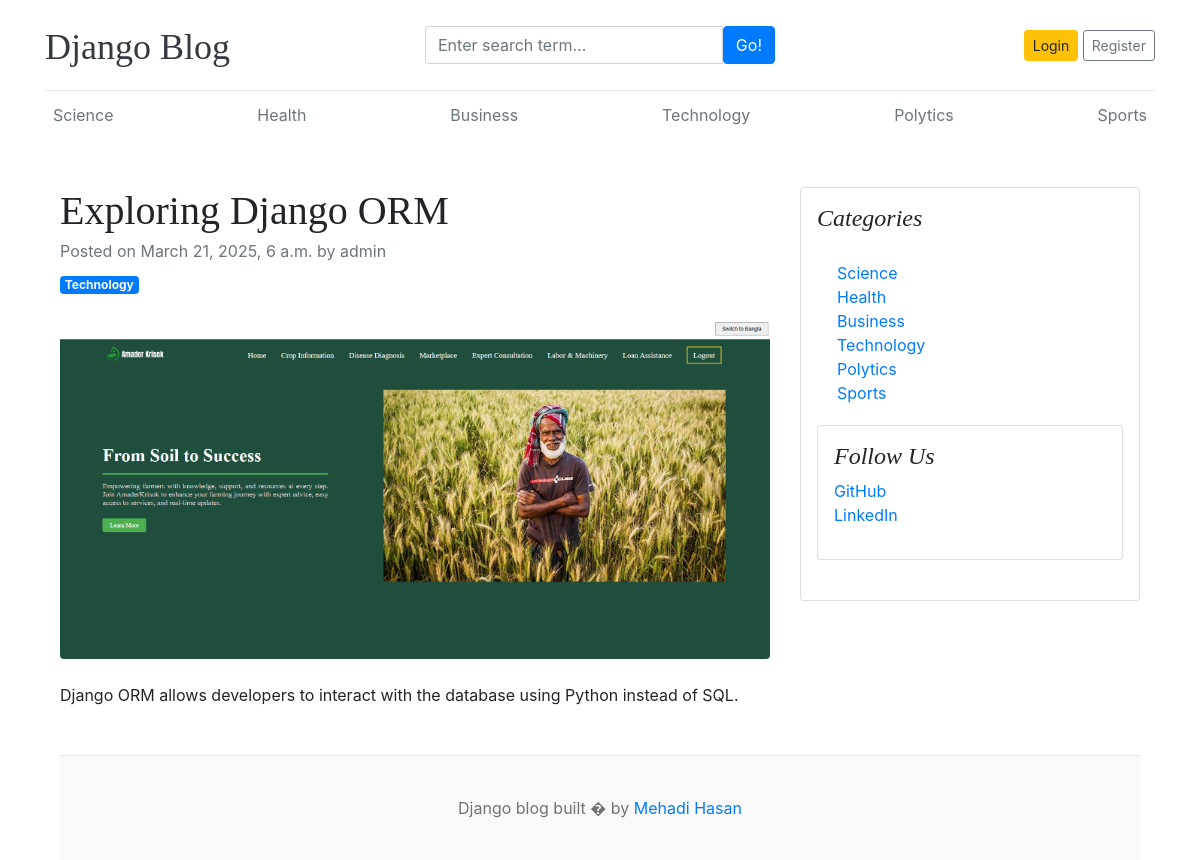
The page /single_blog/exploring-django-orm on the database its author committed.
### blog/models.py (models this page shows, shortened)
class Category(models.Model):
    category_name = models.CharField(max_length=100,unique=True)
    created_at = models.DateField(auto_now_add=True)
    updated_at = models.DateField(auto_now=True)
    class Meta:
        verbose_name_plural = 'Categories'
    def __str__(self):
        return self.category_name

class Blog(models.Model):
    title = models.CharField(max_length=250,unique=True)
    slug = models.SlugField(unique=True,blank=True)
    category = models.ForeignKey(Category,on_delete=models.CASCADE)
    author = models.ForeignKey(User,on_delete=models.CASCADE)
    blog_image = models.ImageField(upload_to='uploads/%y/%m/%d')
    short_desc = models.TextField(max_length=1000)
    blog_body = models.TextField()
    status = models.CharField(max_length=100,choices=STATUS_CHOICE,default='draft')
    is_featured = models.BooleanField(default=False)
    created_at = models.DateTimeField(auto_now_add=True)
    updated_at = models.DateTimeField(auto_now=True)

### blog/views.py (the view)
# urls.py: path('single_blog/<slug:slug>',views.single_blog,name="single_blog"),
def single_blog(request,slug):
    post = get_object_or_404(models.Blog,slug=slug,status='publish')
    return render(request,'singleblog.html',{"post":post})

### blog/context_processors.py (called while the page is built)
def get_categories(request):
    category = models.Category.objects.all()
    return dict(category=category)

### blog/templates/singleblog.html
{% extends "base.html" %}
{% block content %}
<div class="container mt-5">
    <div class="row">
        <div class="col-lg-8">
            <article>
                <header class="mb-4">
                    <h1 class="fw-bolder mb-1">{{ post.title }}</h1>
                    <div class="text-muted fst-italic mb-2">Posted on {{post.created_at}} by {{post.author}}</div>
                    <a class="badge bg-primary text-decoration-none text-light" href="{% url 'posts_by_category' post.category.id %}">{{post.category}}</a>
                </header>
                <figure class="mb-4"><img class="img-fluid rounded" src="{{post.blog_image.url}}" alt="..." /></figure>
                <section class="mb-5">
                    <p class="fs-5 mb-4">{{post.blog_body}}</p>
                    </section>
            </article>
        </div>
        <div class="col-lg-4">
            <div class="card mb-4 p-3">
                <h4 class="font-italic">Categories</h4>
                <div class="card-body">
                    <div class="row">
                        <div class="col-sm-6">
                            <ul class="list-unstyled mb-0">
                                {% for cat in category %}
                                <li><a href="{% url "posts_by_category" cat.id %}">{{cat.category_name}}</a></li>
                                {% endfor %}
                            </ul>
                        </div>
                </div>
            </div>
            <div class="card mb-4 p-3">
                <h4 class="font-italic">Follow Us</h4>
                <ol class="list-unstyled">
                    <li><a href="#">GitHub</a></li>
                    <li><a href="#">LinkedIn</a></li>
                </ol>
            </div>
        </div>
    </div>
</div>
{% endblock %}

### blog/templates/header.html (shortened to what this page needs)
{% load static%}
<!DOCTYPE html>
<html lang="en">
  <head>
    <link
      href="https://getbootstrap.com/docs/4.0/dist/css/bootstrap.min.css"
      rel="stylesheet"
    />
    <link href="{% static 'css/blog.css'%}" rel="stylesheet" />
  </head>
  <body>
    <div class="container">
      <header class="blog-header py-3">
        <div class="row flex-nowrap justify-content-between align-items-center">
          <div class="col-4 pt-1">
            <a class="blog-header-logo text-dark" href="/">Django Blog</a>
          </div>
          <div class="col-4">
            <form action="{% url 'search' %}" method="GET">
              <div class="input-group">
                <input class="form-control" type="text" placeholder="Enter search term..." aria-label="Enter search term..." aria-describedby="button-search" name="keyword"/>
                <button class="btn btn-primary" id="button-search" type="submit">Go!</button>
            </div>
            </form>
          </div>
          <div class="col-4 d-flex justify-content-end align-items-center">
            {% if request.user.is_authenticated %}
              <a class="btn btn-sm btn-warning" href="{% url "dashboard" %}">{{request.user.username}}</a> &nbsp;
              <a class="btn btn-sm btn-outline-secondary" href="{% url "logout_user" %}">Logout</a>
            {% else %}
              <a class="btn btn-sm btn-warning" href="{% url "login" %}">Login</a> &nbsp;
              <a class="btn btn-sm btn-outline-secondary" href="{% url "registration" %}">Register</a>
            {% endif %}
          </div>
        </div>
      </header>
      <div class="nav-scroller py-1 mb-2">
        <nav class="nav d-flex justify-content-between">
          {% for cat in category%}
          <a class="p-2 text-muted" href="{% url "posts_by_category" cat.id %} ">{{ cat.category_name }}</a>
          {% endfor%}
        </nav>
      </div>

### blog/static/css/blog.css (style rules this page uses)
.blog-header { border-bottom: 1px solid #e5e5e5; }
.blog-header-logo { font-family: "Playfair Display", Georgia, "Times New Roman", serif; font-size: 2.25rem; }
h1, h2, h3, h4, h5, h6 { font-family: "Playfair Display", Georgia, "Times New Roman", serif; }

### rows shown on the page
Category: category_name "Science"
Category: category_name "Health"
Category: category_name "Business"
Category: category_name "Technology"
Category: category_name "Polytics"
Category: category_name "Sports"
Blog: title "Exploring Django ORM", created_at "March 21, 2025, 6 a.m.", author "admin", category "Technology", blog_image (picture), blog_body "Django ORM allows developers to interact with the database using Python instead of SQL."
